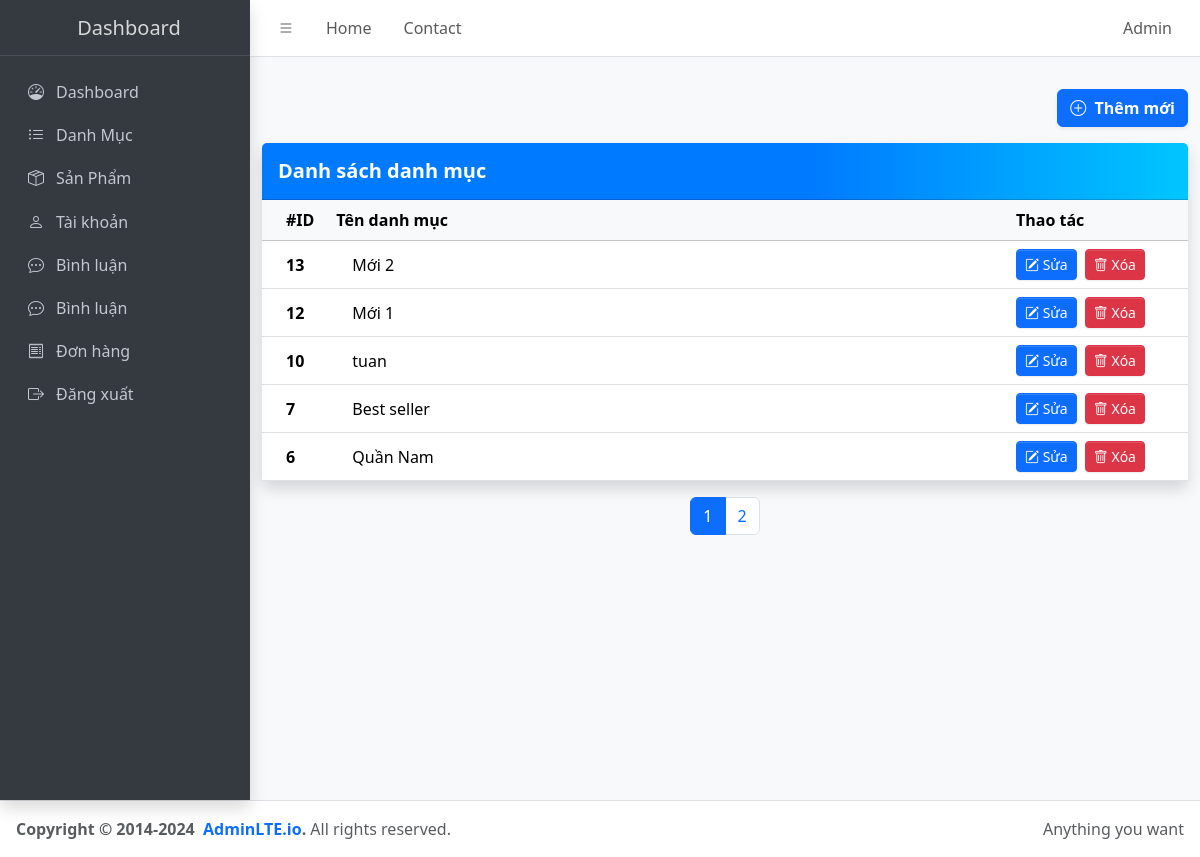
Screenshot of /admin/?ctl=listdm (signed in) with the database file from the repository.
### tables this page shows
CREATE TABLE `categories` (
  `id` int NOT NULL,
  `cate_name` varchar(255) NOT NULL
);

### commom/function.php (called while the page is built, shortened)
<?php
function view($path_view, $data=[]){
    extract($data);
$path_view = str_replace(".","/",$path_view);
include_once ROOT_DIR ."/views/$path_view.php";
}

### controllers/Admin/AdminCategoryController.php (called while the page is built, shortened)
<?php
class AdminCategoryController {
    public function index()
    {
        $categoryModel = new Category();
        $limit = 5;
        $page = isset($_GET['page']) ? (int) $_GET['page'] : 1;
        $offset = ($page - 1) * $limit;
        $categories = $categoryModel->paginate($limit, $offset);
        $totalCategories = $categoryModel->countAll();
        $totalPages = ceil($totalCategories / $limit);
        return view('admin.categories.list', compact('categories', 'message', 'page', 'totalPages'));
    }
}

### admin/index.php (called while the page is built, shortened)
<?php
require_once __DIR__ . "/../commom/function.php";
require_once __DIR__ . "/../models/BaseModel.php";
require_once __DIR__ . "/../models/Category.php";
require_once __DIR__ . "/../controllers/Admin/AdminCategoryController.php";
$ctl = $_GET['ctl'] ?? '';
match ($ctl) {
      '' => (new DashboardController)->index(),
      'listdm' => (new AdminCategoryController)->index(),
      'adddm' => (new AdminCategoryController)->create(),
      'storedm' => (new AdminCategoryController)->store(),
      'editdm' => (new AdminCategoryController)->edit(),
      'updatedm' => (new AdminCategoryController)->update(),
      'deletedm' => (new AdminCategoryController)->delete(),
      'listsp' => (new AdminProductController)->index(),
      'addsp' => (new AdminProductController)->add(),
      'storesp' => (new AdminProductController)->store(),
      'editsp' => (new AdminProductController)->edit(),
      'updatesp' => (new AdminProductController)->update(),
      'deletesp' => (new AdminProductController)->delete(),
      'list-order' => (new AdminOrderController)->index(),
      'order-detail' => (new AdminOrderController)->detail(),
      'update-order-status' => (new AdminOrderController)->updateOrderStatus(),
      'delete-order' => (new AdminOrderController)->delete(),
      default => die("404 - Không tìm thấy hành động phù hợp"),
      'listuser' => (new AuthController)->index(),
      'updateuser' => (new AuthController)->updateActive(),
      '/' => (new AuthController)->logout(),
      'listcomment' => (new AdminCommentController)->index(),
      'hidecomment' => (new AdminCommentController)->hide(),
      'showcomment' => (new AdminCommentController)->show(),
      "order-detail-dashboard" => (new DashboardController)->detail(),
      'profile' => (new AdminProfileController)->index(),
      'update-profile' => (new AdminProfileController)->update(),
};

### models/BaseModel.php (called while the page is built, shortened)
<?php
class BaseModel {
    public function __construct()
{
    try{
        $this->conn = new PDO("mysql:host=" . HOST . ";dbname=". DBNAME .";charset=utf8;port=" .
         PORT , USERNAME, PASSWORD );
    }catch(PDOException $e){
        echo "Lỗi kết nối cơ sở dữ liệu :" . $e->getMessage();
    }
}
}

### models/Category.php (called while the page is built, shortened)
<?php
class Category extends BaseModel
{
    public function paginate($limit, $offset)
    {
        $sql = "SELECT * FROM categories ORDER BY id DESC LIMIT :limit OFFSET :offset";
        $stmt = $this->conn->prepare($sql);
        $stmt->bindValue(':limit', (int) $limit, PDO::PARAM_INT);
        $stmt->bindValue(':offset', (int) $offset, PDO::PARAM_INT);
        $stmt->execute();
        return $stmt->fetchAll(PDO::FETCH_ASSOC);
    }
    public function countAll()
    {
        $sql = "SELECT COUNT(*) as total FROM categories";
        $stmt = $this->conn->prepare($sql);
        $stmt->execute();
        return $stmt->fetch(PDO::FETCH_ASSOC)['total'];
    }
}

### views/admin/categories/list.php (the view, shortened to what this page needs)
<?php include_once ROOT_DIR . "views/admin/header.php" ?>
<div class="container">
    <div class="d-flex justify-content-end mb-3">
        <a href="<?= ADMIN_URL . '?ctl=adddm' ?>" class="btn btn-primary fw-semibold shadow-sm">
            <i class="bi bi-plus-circle me-1"></i> Thêm mới
        </a>
    </div>
    <div class="card shadow border-0" style="background: linear-gradient(135deg, #f8fafc 60%, #e3f0ff 100%);">
        <div class="card-header" style="background: linear-gradient(90deg, #007bff 60%, #00c6ff 100%);">
            <h5 class="mb-0 text-white fw-bold">Danh sách danh mục</h5>
        </div>
        <div class="card-body p-0">
            <table class="table table-hover align-middle mb-0">
                <thead class="table-light">
                    <tr>
                        <th scope="col" style="width:60px;">#ID</th>
                        <th scope="col">Tên danh mục</th>
                        <th scope="col" style="width:180px;">Thao tác</th>
                    </tr>
                </thead>
                <tbody>
                    <?php foreach ($categories as $cate): ?>
                        <tr>
                            <th scope="row"><?= $cate['id'] ?></th>
                            <td><?= $cate['cate_name'] ?></td>
                            <td>
                                <a href="<?= ADMIN_URL . '?ctl=editdm&id=' . $cate['id'] ?>"
                                    class="btn btn-primary btn-sm me-1">
                                    <i class="bi bi-pencil-square"></i> Sửa
                                </a>
                                <a href="<?= ADMIN_URL . '?ctl=deletedm&id=' . $cate['id'] ?>" class="btn btn-danger btn-sm"
                                    onclick="return confirm('Bạn có muốn xóa không?')">
                                    <i class="bi bi-trash"></i> Xóa
                                </a>
                            </td>
                        </tr>
                    <?php endforeach ?>
                </tbody>
            </table>
        </div>
    </div>
    <nav>
        <ul class="pagination justify-content-center mt-3">
            <?php for ($i = 1; $i <= $totalPages; $i++): ?>
                <li class="page-item <?= ($i == $page) ? 'active' : '' ?>">
                    <a class="page-link" href="?ctl=listdm&page=<?= $i ?>"><?= $i ?></a>
                </li>
            <?php endfor ?>
        </ul>
    </nav>
</div>
<?php include_once ROOT_DIR . "views/admin/footer.php" ?>

### rows the page displays
categories: id "13", cate_name "Mới 2"
categories: id "12", cate_name "Mới 1"
categories: id "10", cate_name "tuan"
categories: id "7", cate_name "Best seller"
categories: id "6", cate_name "Quần Nam"

### other values shown
$_SESSION["user"]['fullname'] "Admin"
